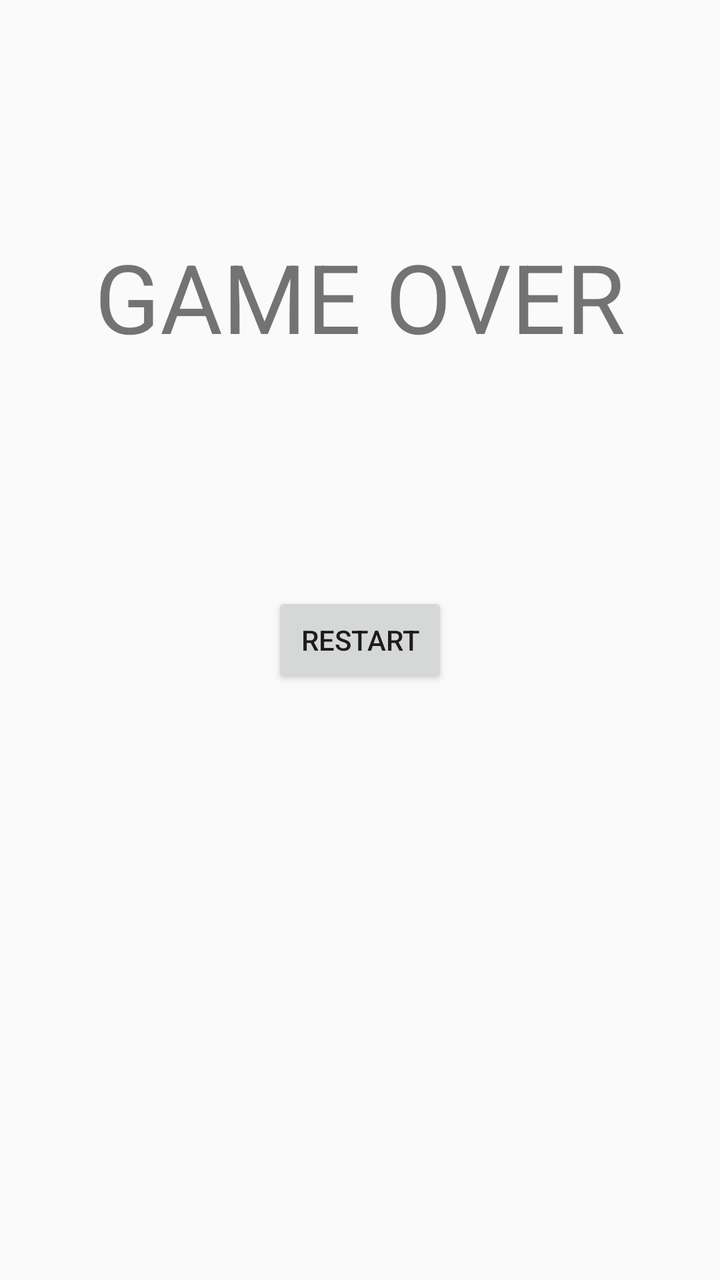
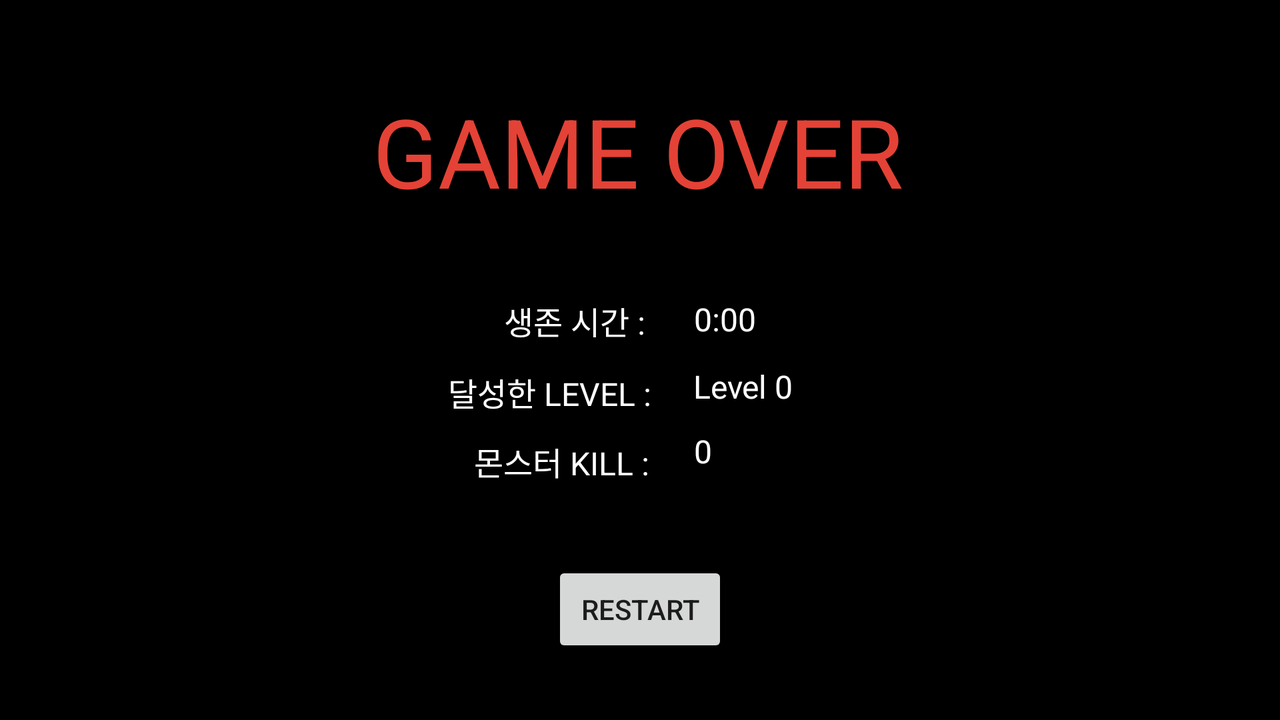

Two renders of one Android screen. The first uses the default layout on a phone; the second uses the alternative layout the repository ships for a different screen configuration, on a matching device. The two XML files are below.
<!-- AndroidManifest.xml: application theme Theme.RoguelikeSurvival -->
<!-- res/layout/restart.xml -->
<?xml version="1.0" encoding="utf-8"?>
<androidx.constraintlayout.widget.ConstraintLayout xmlns:android="http://schemas.android.com/apk/res/android"
    xmlns:app="http://schemas.android.com/apk/res-auto"
    xmlns:tools="http://schemas.android.com/tools"
    android:layout_width="match_parent"
    android:layout_height="match_parent">

    <TextView
        android:id="@+id/gameover"
        android:layout_width="wrap_content"
        android:layout_height="wrap_content"
        android:text="GAME OVER"
        android:textSize="48dp"
        app:layout_constraintBottom_toTopOf="@+id/restart"
        app:layout_constraintEnd_toEndOf="parent"
        app:layout_constraintStart_toStartOf="parent"
        app:layout_constraintTop_toTopOf="parent" />

    <Button
        android:id="@+id/restart"
        android:layout_width="wrap_content"
        android:layout_height="wrap_content"
        android:onClick="restartGame"
        android:text="restart"
        app:layout_constraintBottom_toBottomOf="parent"
        app:layout_constraintEnd_toEndOf="parent"
        app:layout_constraintStart_toStartOf="parent"
        app:layout_constraintTop_toTopOf="parent" />
</androidx.constraintlayout.widget.ConstraintLayout>
<!-- resources referenced by this layout -->
<resources>
  <style name="Theme.RoguelikeSurvival" parent="Theme.AppCompat.Light.DarkActionBar">
          <item name="windowActionBar">false</item>
          <item name="windowNoTitle">true</item>
          <item name="android:windowFullscreen">true</item>
          
          <item name="colorPrimary">@color/purple_500</item>
          <item name="colorPrimaryVariant">@color/purple_700</item>
          <item name="colorOnPrimary">@color/white</item>
          
          <item name="colorSecondary">@color/teal_200</item>
          <item name="colorSecondaryVariant">@color/teal_700</item>
          <item name="colorOnSecondary">@color/black</item>
          
          <item name="android:statusBarColor">?attr/colorPrimaryVariant</item>
          
      </style>
  <color name="purple_500">#FF6200EE</color>
  <color name="purple_700">#FF3700B3</color>
  <color name="white">#FFFFFFFF</color>
  <color name="teal_200">#FF03DAC5</color>
  <color name="teal_700">#FF018786</color>
  <color name="black">#FF000000</color>
</resources>
<!-- res/layout-land/restart.xml (the author's variant of the layout above) -->
<!-- drawn on the phone turned sideways -->
<?xml version="1.0" encoding="utf-8"?>
<androidx.constraintlayout.widget.ConstraintLayout xmlns:android="http://schemas.android.com/apk/res/android"
    xmlns:app="http://schemas.android.com/apk/res-auto"
    xmlns:tools="http://schemas.android.com/tools"
    android:layout_width="match_parent"
    android:layout_height="match_parent"
    android:background="@color/black">

    <TextView
        android:id="@+id/gameover"
        android:layout_width="wrap_content"
        android:layout_height="wrap_content"
        android:text="GAME OVER"
        android:textColor="@color/gameOver"
        android:textSize="48dp"
        app:layout_constraintBottom_toTopOf="@+id/restart"
        app:layout_constraintEnd_toEndOf="parent"
        app:layout_constraintHorizontal_bias="0.498"
        app:layout_constraintStart_toStartOf="parent"
        app:layout_constraintTop_toTopOf="parent"
        app:layout_constraintVertical_bias="0.201" />

    <TextView
        android:id="@+id/textLevelAchieved"
        android:layout_width="wrap_content"
        android:layout_height="wrap_content"
        android:text="달성한 LEVEL : "
        android:textColor="#FFFFFF"
        android:textSize="16sp"
        app:layout_constraintBottom_toTopOf="@+id/restart"
        app:layout_constraintEnd_toEndOf="parent"
        app:layout_constraintHorizontal_bias="0.419"
        app:layout_constraintStart_toStartOf="parent"
        app:layout_constraintTop_toBottomOf="@+id/textAliveTime"
        app:layout_constraintVertical_bias="0.144" />

    <TextView
        android:id="@+id/textKillCount"
        android:layout_width="wrap_content"
        android:layout_height="wrap_content"
        android:text="몬스터 KILL : "
        android:textColor="#FFFFFF"
        android:textSize="16sp"
        app:layout_constraintBottom_toTopOf="@+id/restart"
        app:layout_constraintEnd_toEndOf="parent"
        app:layout_constraintHorizontal_bias="0.432"
        app:layout_constraintStart_toStartOf="parent"
        app:layout_constraintTop_toBottomOf="@+id/textLevelAchieved"
        app:layout_constraintVertical_bias="0.228" />

    <TextView
        android:id="@+id/textAliveTime"
        android:layout_width="wrap_content"
        android:layout_height="wrap_content"
        android:text="생존 시간 : "
        android:textAlignment="textEnd"
        android:textColor="#FFFFFF"
        android:textSize="16sp"
        app:layout_constraintBottom_toTopOf="@+id/restart"
        app:layout_constraintEnd_toEndOf="parent"
        app:layout_constraintHorizontal_bias="0.446"
        app:layout_constraintStart_toStartOf="parent"
        app:layout_constraintTop_toBottomOf="@+id/gameover"
        app:layout_constraintVertical_bias="0.274" />

    <Button
        android:id="@+id/restart"
        android:layout_width="wrap_content"
        android:layout_height="wrap_content"
        android:onClick="restartGame"
        android:text="restart"
        app:layout_constraintBottom_toBottomOf="parent"
        app:layout_constraintEnd_toEndOf="parent"
        app:layout_constraintStart_toStartOf="parent"
        app:layout_constraintTop_toTopOf="parent"
        app:layout_constraintVertical_bias="0.9" />

    <TextView
        android:id="@+id/textSetTime"
        android:layout_width="wrap_content"
        android:layout_height="wrap_content"
        android:text="0:00"
        android:textAlignment="viewStart"
        android:textColor="#FFFFFF"
        android:textSize="16sp"
        app:layout_constraintBottom_toTopOf="@+id/restart"
        app:layout_constraintEnd_toEndOf="parent"
        app:layout_constraintHorizontal_bias="0.072"
        app:layout_constraintStart_toEndOf="@+id/textAliveTime"
        app:layout_constraintTop_toBottomOf="@+id/gameover"
        app:layout_constraintVertical_bias="0.271" />

    <TextView
        android:id="@+id/textSetLevel"
        android:layout_width="wrap_content"
        android:layout_height="wrap_content"
        android:text="Level 0"
        android:textAlignment="viewStart"
        android:textColor="#FFFFFF"
        android:textSize="16sp"
        app:layout_constraintBottom_toTopOf="@+id/restart"
        app:layout_constraintEnd_toEndOf="parent"
        app:layout_constraintHorizontal_bias="0.076"
        app:layout_constraintStart_toEndOf="@+id/textAliveTime"
        app:layout_constraintTop_toBottomOf="@+id/gameover"
        app:layout_constraintVertical_bias="0.494" />

    <TextView
        android:id="@+id/textSetKill"
        android:layout_width="wrap_content"
        android:layout_height="wrap_content"
        android:text="0"
        android:textAlignment="viewStart"
        android:textColor="#FFFFFF"
        android:textSize="16sp"
        app:layout_constraintBottom_toTopOf="@+id/restart"
        app:layout_constraintEnd_toEndOf="parent"
        app:layout_constraintHorizontal_bias="0.067"
        app:layout_constraintStart_toEndOf="@+id/textAliveTime"
        app:layout_constraintTop_toBottomOf="@+id/gameover"
        app:layout_constraintVertical_bias="0.707" />

</androidx.constraintlayout.widget.ConstraintLayout>
<!-- resources referenced by the variant -->
<!-- as the phone turned sideways resolves them -->
<resources>
  <color name="black">#FF000000</color>
  <color name="gameOver">#E44236</color>
  <style name="Theme.RoguelikeSurvival" parent="Theme.AppCompat.Light.DarkActionBar">
          <item name="windowActionBar">false</item>
          <item name="windowNoTitle">true</item>
          <item name="android:windowFullscreen">true</item>
          
          <item name="colorPrimary">@color/purple_500</item>
          <item name="colorPrimaryVariant">@color/purple_700</item>
          <item name="colorOnPrimary">@color/white</item>
          
          <item name="colorSecondary">@color/teal_200</item>
          <item name="colorSecondaryVariant">@color/teal_700</item>
          <item name="colorOnSecondary">@color/black</item>
          
          <item name="android:statusBarColor">?attr/colorPrimaryVariant</item>
          
      </style>
  <color name="purple_500">#FF6200EE</color>
  <color name="purple_700">#FF3700B3</color>
  <color name="white">#FFFFFFFF</color>
  <color name="teal_200">#FF03DAC5</color>
  <color name="teal_700">#FF018786</color>
</resources>
